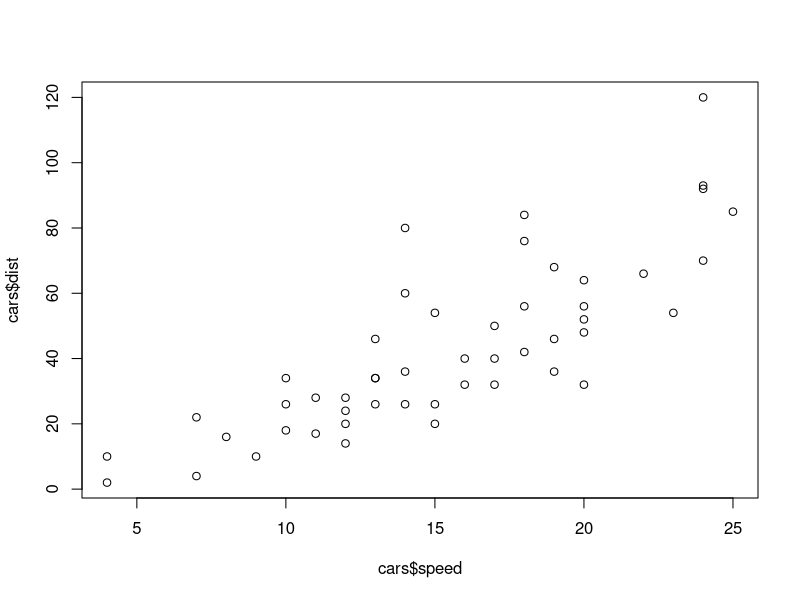
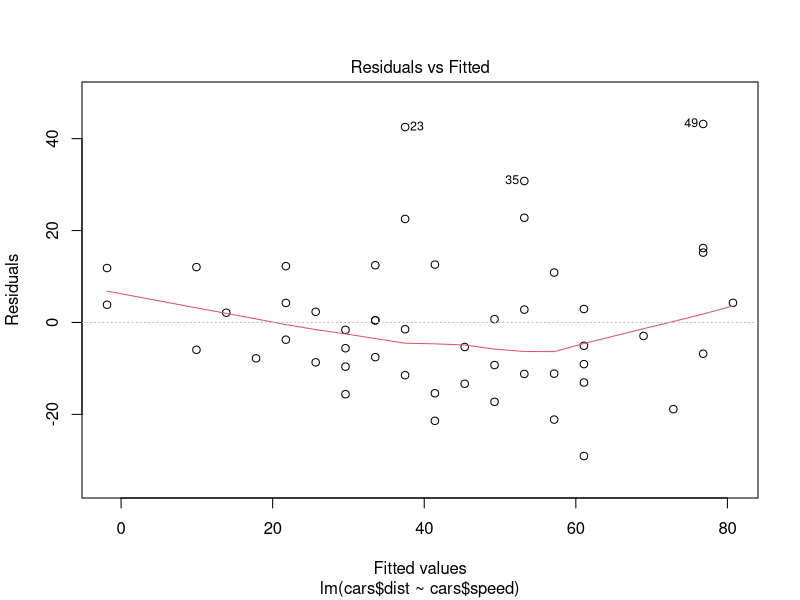
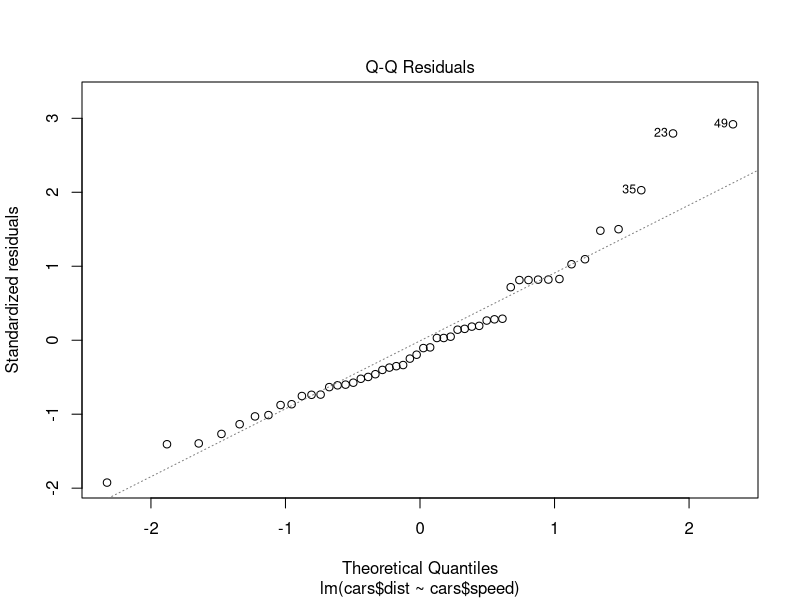
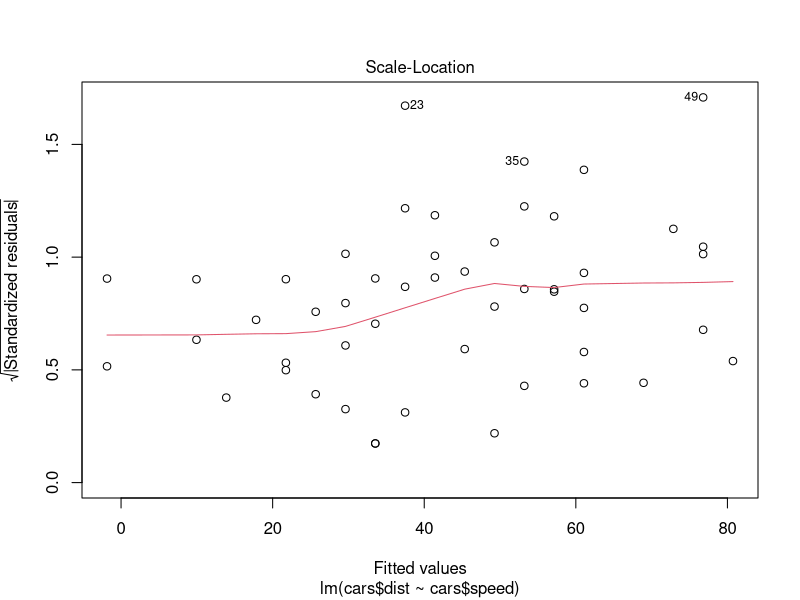
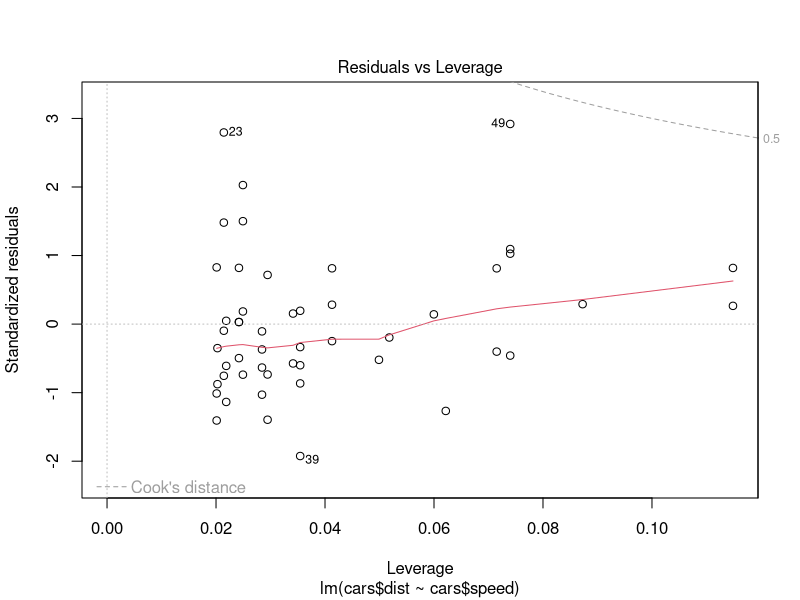
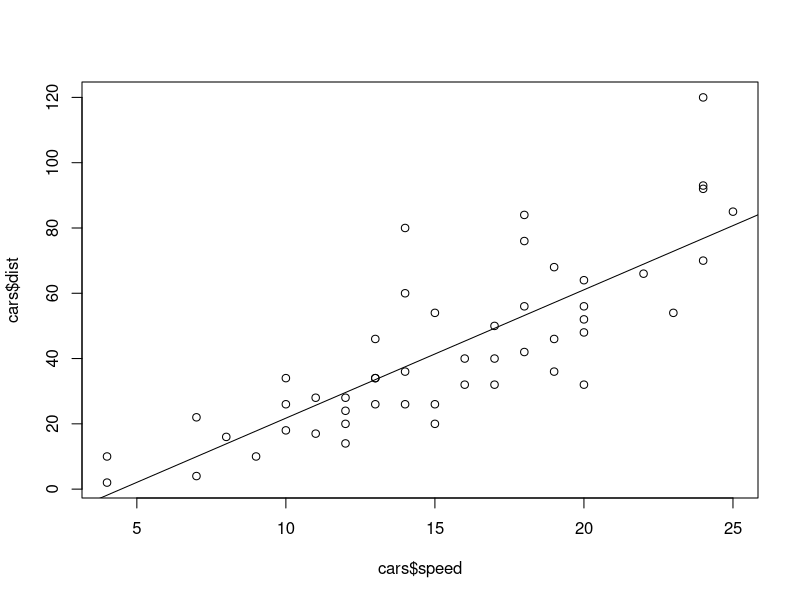
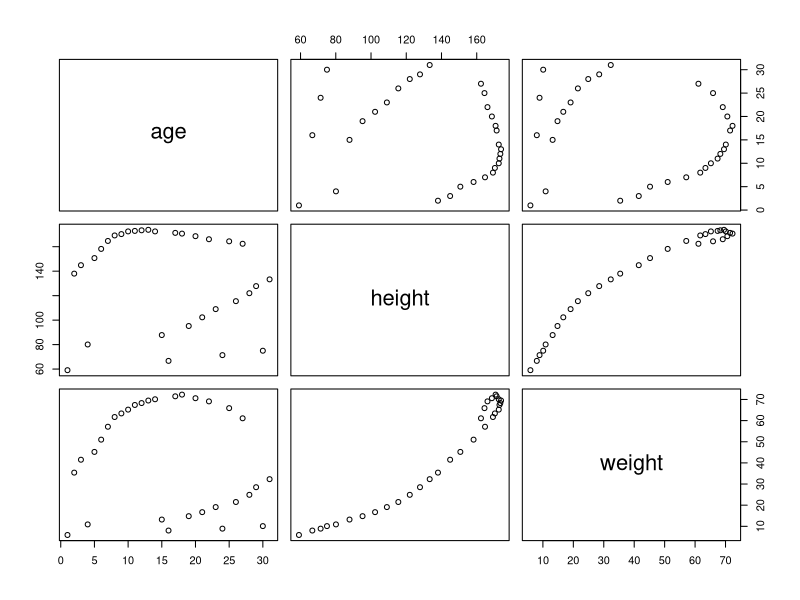
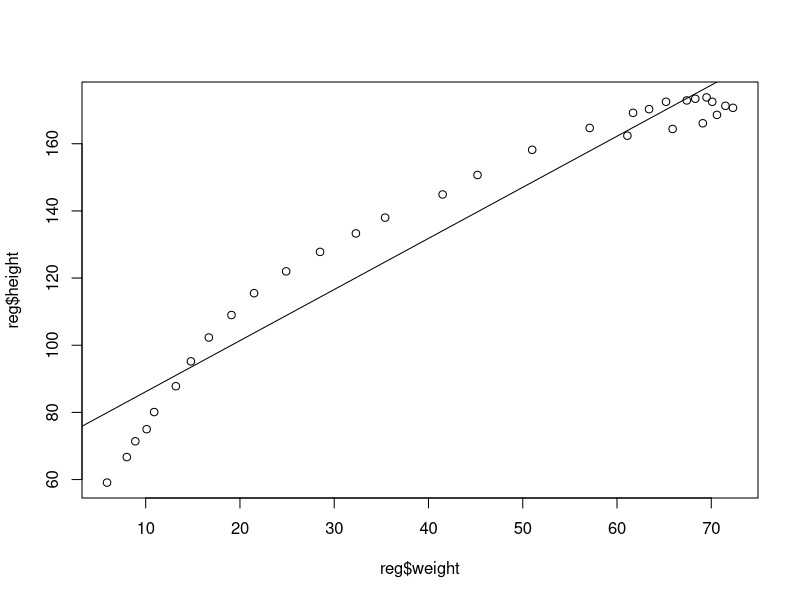

The R script that drew these images, in order:
data(cars)
cars
plot(cars$speed, cars$dist)
cor.test(cars$speed, cars$dist, method = "pearson")

m = lm(cars$dist ~ cars$speed, cars)
m

summary(m)

full = lm(cars$dist ~ cars$speed, data=cars)
reduced = lm(cars$dist~1, data=cars)

anova(reduced,full)

plot(m)
plot(cars$speed, cars$dist)
abline(coef(m))

data(cars)
(m=lm(cars$dist~cars$speed, data=cars))
predict(m, newdata = data.frame(speed=3), interval = "confidence")
coef

set.seed(100)
trainingRowIndex = sample(1:nrow(cars), 0.8*nrow(cars))
trainingData = cars[trainingRowIndex,]
testData = cars[-trainingRowIndex,]

lmMod = lm(dist~speed, data=trainingData)
summary(lmMod)

distPred = predict(lmMod, testData)
distPred

actuals_preds = data.frame(cbind(actuals = testData$dist, predict=distPred))
head(actuals_preds)

cor_acc = cor(actuals_preds)
cor_acc


reg = read.csv("regression.csv")
head(reg)
tail(reg)
plot(reg)
plot(reg$weight, reg$height)

cor(reg$height, reg$weight)
r = lm(reg$height~reg$weight)
r
abline(r)
summary(r)

plot(r)

#multi
attach(iris)
iris_m=lm(Sepal.Length~Sepal.Width+Petal.Length+Petal.Width, data=iris)
iris_m=lm(Sepal.Length~.,data = iris)
summary(iris_m)
plot(iris_m)
model.matrix(iris_m)[c(1,51,101),]
anova(iris_m)

with(iris, plot(Sepal.Width, Sepal.Length, cex=.7, pch=as.numeric(Species)))
(m=lm(Sepal.Length~Sepal.Width+Species, data=iris))
coef(m)

abline(2.25,0.80,lty=1)
abline(2.25+1.45,0.80,lty=2)
abline(2.25+1.94,0.80,lty=3)

